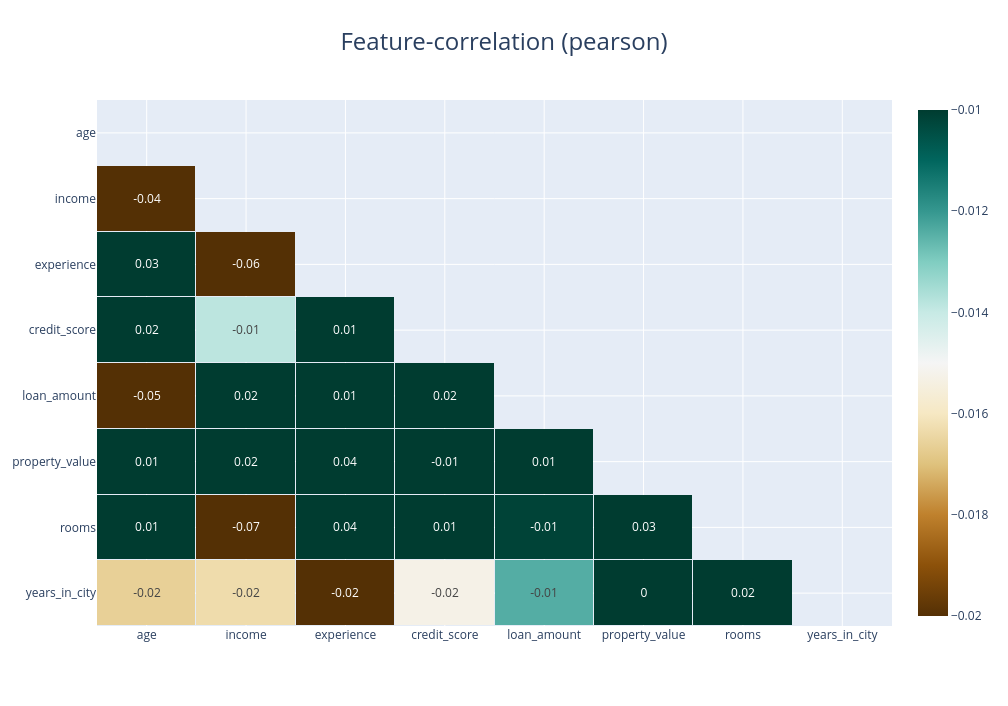

The notebook cell this image was saved under:
### Code cell
klib.corr_interactive_plot(df,figsize=(10,6))

### Figure 1 — Plotly figure (JSON) as saved in the notebook; plotly's stock layout.template omitted (floating-point values rounded to 4 significant figures)
{"data": [{"colorscale": [[0, "rgb(84,48,5)"], [0.1, "rgb(140,81,10)"], [0.2, "rgb(191,129,45)"], [0.3, "rgb(223,194,125)"], [0.4, "rgb(246,232,195)"], [0.5, "rgb(245,245,245)"], [0.6, "rgb(199,234,229)"], [0.7, "rgb(128,205,193)"], [0.8, "rgb(53,151,143)"], [0.9, "rgb(1,102,94)"], [1, "rgb(0,60,48)"]], "hoverongaps": false, "text": [["", 0.02, 0, -0.01, -0.02, -0.02, -0.02, -0.02], ["", "", 0.03, -0.01, 0.01, 0.04, -0.07, 0.01], ["", "", "", 0.01, -0.01, 0.04, 0.02, 0.01], ["", "", "", "", 0.02, 0.01, 0.02, -0.05], ["", "", "", "", "", 0.01, -0.01, 0.02], ["", "", "", "", "", "", -0.06, 0.03], ["", "", "", "", "", "", "", -0.04], ["", "", "", "", "", "", "", ""]], "textfont": {"size": 12}, "texttemplate": "%{text}", "type": "heatmap", "x": ["years_in_city", "rooms", "property_value", "loan_amount", "credit_score", "experience", "income", "age"], "xgap": 1, "y": ["years_in_city", "rooms", "property_value", "loan_amount", "credit_score", "experience", "income", "age"], "ygap": 1, "z": [[NaN, 0.018, 0.00329, -0.01242, -0.01528, -0.02073, -0.01632, -0.01662], [NaN, NaN, 0.0265, -0.01016, 0.006751, 0.03717, -0.07272, 0.008619], [NaN, NaN, NaN, 0.01451, -0.008389, 0.04031, 0.01703, 0.00781], [NaN, NaN, NaN, NaN, 0.01904, 0.007377, 0.02371, -0.04981], [NaN, NaN, NaN, NaN, NaN, 0.01256, -0.01384, 0.01859], [NaN, NaN, NaN, NaN, NaN, NaN, -0.05527, 0.02569], [NaN, NaN, NaN, NaN, NaN, NaN, NaN, -0.03884], [NaN, NaN, NaN, NaN, NaN, NaN, NaN, NaN]], "zmax": -0.01, "zmin": -0.02}], "layout": {"autosize": true, "height": 706.0, "title": {"font": {"size": 24}, "text": "Feature-correlation (pearson)", "x": 0.5}, "width": 1009.0, "xaxis": {"autorange": "reversed"}}}
